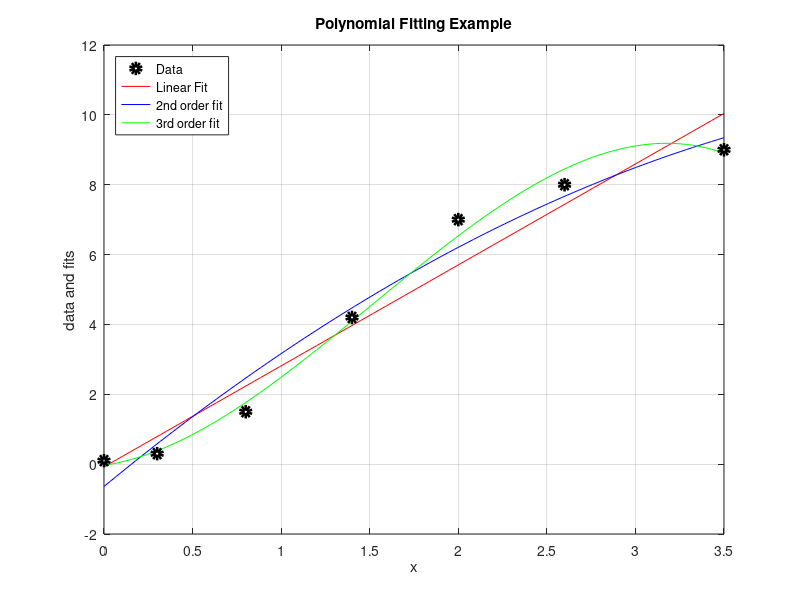

Reproduce this figure in MATLAB.
%example6_polyfit.m
%
%This script gives an exampe of polynomial fitting. 
%
%Tom Allison 8/22/2013

%define a set of data, say from an experiment or a numerical calculation
xdat = [0
    0.3
    0.8
    1.4
    2.0
    2.6
    3.5];

ydat = [0.1
    0.3
    1.5
    4.2
    7
    8
    9]

xdisplay = linspace(min(xdat),max(xdat)); % make a linearly spaced x axis for plotting the functions

P1 = polyfit(xdat,ydat,1); % do first order polynmial fit. Returns the coefficients in vector P.
y1 = polyval(P1,xdisplay); % evaluate polynmial at xdisplay values

P2 = polyfit(xdat,ydat,2); % second order
y2 = polyval(P2,xdisplay);

P3 = polyfit(xdat,ydat,3); % third order
y3 = polyval(P3,xdisplay);

% plot data and fits
figure(1)
h1 = plot(xdisplay,y1,'r');
hold on
h2 = plot(xdisplay,y2,'b');
h3 = plot(xdisplay,y3,'g');
hdat = plot(xdat,ydat,'ko','Linewidth',4);
hold off
xlabel('x');
ylabel('data and fits');
grid on
title('Polynomial Fitting Example');
legend([hdat,h1,h2,h3],'Data','Linear Fit','2nd order fit',...
    '3rd order fit','Location','NorthWest');


    




